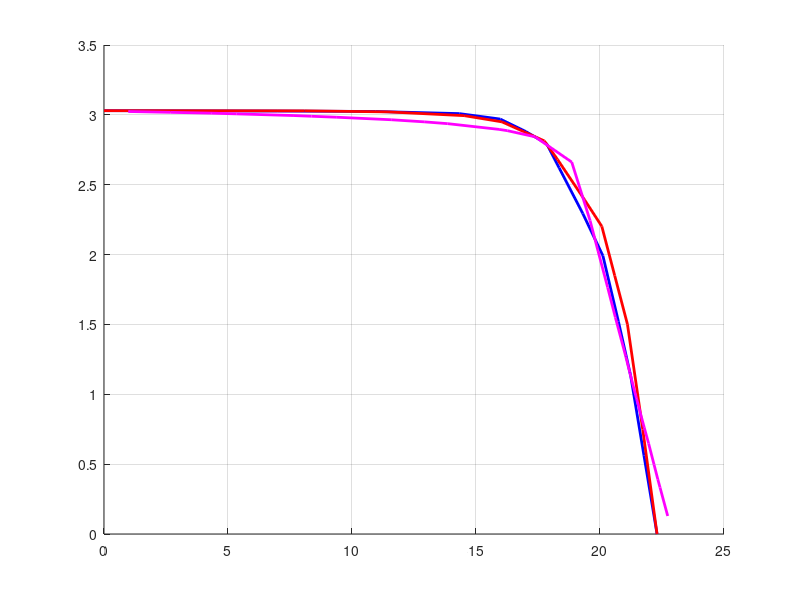

Source code (MATLAB): (Note: this script raises an error after producing the figure.)
% MATLAB Script: comparison of the 3 curves + experimental points
clear; clc; close all
%% 1) Plotting the three curves + experimental points
figure('Color','w','Position',[100 100 900 500]);
hold on; grid on;
% % Complete emulator
% V_complet = [
%     0
%     13.13;
%     18.31;
%     20.56;
%     21.88;
%     22.68;
%     23.52;
%     24.61;
%     25.46;
%     26.1;
%     26.69;
%     27.24;
%     27.52;
%     27.75;
%     28.18;
% 
%    ];
% 
% I_complet = [
%     4.12;
%     4.03;
%     3.96;
%     3.87;
%     3.72;
%     3.63;
%     3.38;
%     3;
%     2.7;
%     2.19;
%     1.72;
%     0.99;
%     0.59;
%     0.26;
%     0;
% ];
% % Complete emulator - KC85TS
% V_complete = [
%     0
%     13.20;
%     14.49;
%     15.37;
%     16.52;
%     17.29;
%     18.48;
%     19.51;
%     20.11;
%     20.73;
%     21.23;
%     21.55
%     21.7
% ];
% 
% I_complete = [
%     5.34
%     5.33;
%     5.31;
%     5.28;
%     5.15;
%     5.04;
%     4.29;
%     3.60;
%     2.77;
%     1.85;
%     0.89;
%     0.29
%     0
% ];
% Complete emulator - Uni‑Solar ES‑62T (S = 1000 W/m^2 and T = 25°C)
% V_complete = [
%     0;
%     9.063915;
%     10.677806;
%     12.169374;
%     13.542478;
%     15.171309;
%     16.019594;
%     16.904531;
%     17.930962;
%     18.904875;
%     20.006903;
%     20.9;
% ];
% 
% I_complete = [
%     5.06;
%     4.823837;
%     4.712195;
%     4.598453;
%     4.414268;
%     4.023467;
%     3.644424;
%     3.249001;
%     2.790355;
%     2.093971;
%     1.085319;
%     0;
% ];

% Complete emulator - Renogy RNG-50DB-H (S = 1000 W/m^2 and T = 25°C)
% V_complete = [
%     0;
%     7.320326;
%     11.047176;
%     14.633799;
%     16.772703;
%     18.451015;
%     19.458088;
%     20.484665;
%     21.060669;
%     21.505325;
%     22.052029;
%     22.6;
% ];
% I_complete = [
%     2.92;
%     2.915389;
%     2.912366;
%     2.899004;
%     2.849638;
%     2.713782;
%     2.405523;
%     2.079475;
%     1.663485;
%     1.332226;
%     0.665934;
%     0;
% ];

% Complete emulator - ME Solar MESM-50W (S = 1000 W/m^2 and T = 25°C)
V_complete = [
    0;
    6.993855;
    10.947917;
    14.322508;
    15.97874;
    17.005857;
    17.847771;
    18.351051;
    19.306019;
    20.117302;
    20.741932;
    21.237494;
    21.773888;
    22.3;
];

I_complete = [
    3.03;
    3.027369;
    3.02415;
    3.009032;
    2.969837;
    2.880805;
    2.793502;
    2.621022;
    2.293747;
    1.991315;
    1.521222;
    1.131808;
    0.559949;
    0;
];

h1 = plot(V_complete,  I_complete,   '-b',  'LineWidth',2);     

% % Simple emulator 
% V_simple = [
%     0
%     15.59;
%     17.23;
%     18.55;
%     19.60;
%     20.42;
%     21.61;
%     22.88;
%     24.18;
%     25.40;
%     26.10;
%     26.69;
%     27.49;
%     27.97
%     28.18;
% ];
% 
% I_simple = [
%     4.12;
%     4.08;
%     4.06;
%     4.03;
%     3.98;
%     3.94;
%     3.80;
%     3.63;
%     3.18;
%     2.76;
%     2.27;
%     1.84;
%     0.87;
%     0.26;
%     0;
% ];
% % Simple emulator - KC85TS
% V_simple = [
%     0
%     13.24;
%     14.25;
%     15.19;
%     15.95;
%     17.23;
%     18.29;
%     19.49;
%     20.09;
%     20.62;
%     21.11;
%     21.58
%     21.7
% ];
% 
% I_simple = [
%     5.34
%     5.31;
%     5.29;
%     5.26;
%     5.20;
%     5.04;
%     4.61;
%     4.06;
%     3.36;
%     2.71;
%     1.48;
%     0.29
%     0
% ];

% Simple emulator - Uni‑Solar ES‑62T (S = 1000 W/m^2 and T = 25°C)
% V_simple = [
%     0;
%     10.14;
%     11.60;
%     12.88;
%     14.14;
%     14.96;
%     16.69;
%     17.92;
%     18.90;
%     19.91;
%     20.49;
%     21;
% ];
% 
% I_simple = [
%     5.1;
%     4.81;
%     4.69;
%     4.53;
%     4.29;
%     4.11;
%     3.39;
%     2.87;
%     2.22;
%     1.31;
%     0.61;
%     0;
% ];

% Simple emulator - Renogy RNG-50DB-H – 50 W (S = 1000 W/m^2 and T = 25°C)
% V_simple = [
%     0;
%     6.817072;
%     11.080575;
%     15.057276;
%     16.803661;
%     17.610468;
%     18.552885;
%     19.459518;
%     20.528112;
%     21.02478;
%     21.487143;
%     22.002245;
%     22.6;
% ];
% I_simple = [
%     2.92;
%     2.919855;
%     2.918193;
%     2.894286;
%     2.843843;
%     2.780185;
%     2.695215;
%     2.44177;
%     2.114295;
%     1.793764;
%     1.483582;
%     0.796883;
%     0;
% ];

% Simple emulator - ME Solar MESM-50W (S = 1000 W/m^2 and T = 25°C)
V_simple = [
    0;
    8.08962;
    11.45164;
    14.526568;
    16.046844;
    16.94203;
    17.753181;
    18.2904;
    19.387537;
    20.072838;
    20.594084;
    21.106194;
    21.724693;
    22.3;
];

I_simple = [
    3.03;
    3.028738;
    3.021295;
    2.99427;
    2.949897;
    2.878464;
    2.813736;
    2.679999;
    2.389157;
    2.202046;
    1.848619;
    1.501389;
    0.7471;
    0;
];

h2 = plot(V_simple, I_simple, '-r', 'LineWidth',2);  % plot simple exponential model

% % Commercial emulator
% V_commercial = [
%     0;
%     1.43;
%     4.82;
%     9.5;
%     15.9;
%     18.72;
%     19.9;
%     20.51;
%     22.06;
%     23.07;
%     23.95;
%     24.58;
%     24.79;
%     25.39;
%     25.90;
%     26.43;
%     27.00;
%     27.57;
%     28.09;
%     28.18;
%    ];
% 
% I_commercial = [
%     4.12;
%     4.11;
%     4.09;
%     4.05;
%     3.97;
%     3.89;
%     3.85;
%     3.83;
%     3.73;
%     3.61;
%     3.37;
%     2.96;
%     2.79;
%     2.3;
%     1.87;
%     1.44;
%     0.97;
%     0.5;
%     0.07;
%     0;
% 
% ];
% Commercial emulator - Uni‑Solar ES‑62T (S = 1000 W/m^2 and T = 25°C)
% V_commercial = [
%     0;
%     3.05;
%     5.95;
%     7.42;
%     10.72;
%     11.25;
%     12.2;
%     12.93;
%     13.54;
%     14.22;
%     14.28;
%     14.6;
%     14.9;
%     15.08;
%     15.31;
%     15.63;
%     15.84;
%     16.05;
%     16.26;
%     16.46;
%     16.71;
%     17.02;
%     17.31;
%     17.54;
%     17.7;
%     18;
%     18.54;
%     19.01;
%     19.56;
%     20.02;
%     20.5;
%     20.94;
%     21.00;
% ];
% 
% I_commercial = [
%     5.02;
%     4.99;
%     4.89;
%     4.82;
%     4.61;
%     4.57;
%     4.48;
%     4.40;
%     4.32;
%     4.22;
%     4.21;
%     4.15;
%     3.99;
%     3.89;
%     3.76;
%     3.68;
%     3.59;
%     3.51;
%     3.43;
%     3.35;
%     3.22;
%     3.09;
%     2.95;
%     2.82;
%     2.70;
%     2.54;
%     2.23;
%     1.97;
%     1.58;
%     1.24;
%     0.86;
%     0.51;
%     0.46;
% ];

% Commercial emulator - Renogy RNG-50DB-H – 50 W (S = 1000 W/m^2 and T = 25°C)
% V_commercial = [
%     0.501;
%     1.23;
%     2.7;
%     3.14;
%     4.63;
%     5.6;
%     6.1;
%     7.6;
%     8.7;
%     9.3;
%     10.81;
%     11.26;
%     12.34;
%     13.1;
%     14.7;
%     15.65;
%     15.81;
%     16.32;
%     16.47;
%     16.81;
%     16.96;
%     17.36;
%     17.68;
%     17.73;
%     17.91;
%     18.24;
%     18.37;
%     18.63;
%     18.88;
%     18.97;
%     19.12;
%     19.4;
%     19.52;
%     19.68;
%     19.78;
%     19.84;
%     20.05;
%     20.24;
%     20.44;
%     20.65;
%     20.82;
%     21.08;
%     21.18;
%     21.41;
%     21.6;
%     21.8;
%     22.05;
%     22.21;
%     22.43;
%     22.62;
%     22.8;
%     23.0;
%     23.15;
% ];
% I_commercial = [
%     2.92;
%     2.92;
%     2.91;
%     2.91;
%     2.9;
%     2.9;
%     2.9;
%     2.89;
%     2.88;
%     2.88;
%     2.87;
%     2.87;
%     2.86;
%     2.85;
%     2.83;
%     2.82;
%     2.81;
%     2.804;
%     2.801;
%     2.793;
%     2.789;
%     2.776;
%     2.766;
%     2.763;
%     2.755;
%     2.738;
%     2.73;
%     2.71;
%     2.69;
%     2.678;
%     2.66;
%     2.594;
%     2.55;
%     2.48;
%     2.411;
%     2.372;
%     2.229;
%     2.093;
%     1.955;
%     1.805;
%     1.686;
%     1.505;
%     1.435;
%     1.272;
%     1.136;
%     1.001;
%     0.823;
%     0.709;
%     0.558;
%     0.426;
%     0.301;
%     0.157;
%     0.056;
% ];

% Commercial emulator - ME Solar MESM-50W – 50 W (S = 1000 W/m^2 and T = 25°C)
V_commercial = [
    0.978;
    2.693;
    4.348;
    5.35;
    7.66;
    8.37;
    9.39;
    11.58;
    12.91;
    13.86;
    15.93;
    16.26;
    17.38;
    18.86;
    19.6;
    19.92;
    20.31;
    20.62;
    21.04;
    21.2;
    21.47;
    21.78;
    21.96;
    22.18;
    22.33;
    22.42;
    22.73;
];

I_commercial = [
    3.024;
    3.018;
    3.012;
    3.007;
    2.995;
    2.99;
    2.983;
    2.965;
    2.95;
    2.937;
    2.896;
    2.887;
    2.843;
    2.662;
    2.243;
    2.026;
    1.764;
    1.55;
    1.27;
    1.156;
    0.971;
    0.764;
    0.648;
    0.496;
    0.392;
    0.333;
    0.129;
];

h3 = plot(V_commercial, I_commercial, '-m', 'LineWidth', 2);  % plot commercial emulator

% % Real panel data
% tension_orig = [
%     4.440892098500626e-16;
%     2.748058671268336;
%     4.726056945642801;
%     6.688955996548755;
%     8.531061259706648;
%     10.388265746333053;
%     12.215271786022441;
%     14.057377049180333;
%     15.89948231233823;
%     17.726488352027623;
%     19.432700603968943;
%     21.25970664365834;
%     22.81492666091458;
%     24.21915444348578;
%     25.351596203623835;
%     26.197152717860224;
%     26.77092320966351;
%     27.32959447799829;
%     27.722174288179477;
%     28.175150992234713
% ];
% 
% courant_orig = [
%     4.124478442280946;
%     4.118219749652294;
%     4.118219749652295;
%     4.124478442280946;
%     4.118219749652294;
%     4.118219749652294;
%     4.055632823365785;
%     4.055632823365784;
%     3.9993045897079256;
%     3.9993045897079265;
%     3.9993045897079256;
%     3.880389429763558;
%     3.6488178025034763;
%     3.235744089012516;
%     2.7162726008344906;
%     2.1842837273991638;
%     1.6648122392211393;
%     1.0764951321279526;
%     0.4819193324061164;
%     0.006258692628648532
% ];
% % Real panel data - KC85TS
% 
% V_pannel = [
%     0.022348;
%     2.805293;
%     5.094829;
%     6.772498;
%     8.805455;
%     10.463411;
%     12.397684;
%     14.430690;
%     15.378120;
%     16.029497;
%     16.384810;
%     16.661175;
%     16.878341;
%     17.075832;
%     17.253636;
%     17.470986;
%     17.629138;
%     17.886134;
%     18.103669;
%     18.341001;
%     18.736670;
%     18.875183;
%     19.112663;
%     19.271036;
%     19.429519;
%     19.607825;
%     19.805966;
%     20.004082;
%     20.261777;
%     20.400719;
%     20.777558;
%     21.115022;
%     21.333500;
%     21.472663;
%     21.611790
% ];
% 
% I_pannel = [
%     5.206208;
%     5.190956;
%     5.172038;
%     5.160649;
%     5.141763;
%     5.122924;
%     5.104050;
%     5.070257;
%     5.051506;
%     5.032791;
%     5.017840;
%     5.002899;
%     4.984239;
%     4.946947;
%     4.894751;
%     4.820190;
%     4.741909;
%     4.615169;
%     4.484708;
%     4.335610;
%     4.052331;
%     3.944239;
%     3.750421;
%     3.605059;
%     3.426158;
%     3.221167;
%     2.986360;
%     2.759006;
%     2.419843;
%     2.181317;
%     1.622264;
%     1.033402;
%     0.615983;
%     0.310376;
%     0.015949
% ];

% Real panel data - Uni‑Solar ES‑62T (S = 1000 W/m^2 and T = 25°C)
% V_pannel = [
%     0.02882096069869089;
%     0.8934497816593896;
%     1.9021834061135388;
%     2.786026200873363;
%     3.881222707423584;
%     5.0340611353711795;
%     6.052401746724891;
%     7.041921397379914;
%     7.9930131004366824;
%     9.14585152838428;
%     10.231441048034936;
%     11.211353711790395;
%     11.845414847161571;
%     12.546724890829696;
%     13.103930131004367;
%     13.584279475982532;
% 14.083842794759827;
%     14.535371179039304;
%     14.929257641921398;
%     15.265502183406111;
%     15.668995633187771;
%     16.034061135371175;
%     16.379912663755455;
%     16.764192139737993;
%     17.177292576419212;
%     17.619213973799127;
%     18.137991266375543;
%     18.656768558951967;
%     19.09868995633188;
%     19.636681222707423;
%     20.165065502183403;
%     20.57816593886463;
%     20.943231441048034
% ];
% 
% I_pannel = [
%     5.0629729729729736;
%     5.027837837837839;
%     4.98918918918919;
%     4.954054054054055;
%     4.908378378378379;
%     4.862702702702704;
%     4.8205405405405415;
%     4.781891891891893;
%     4.72918918918919;
%     4.672972972972974;
%     4.616756756756757;
%     4.567567567567568;
%     4.532432432432433;
%     4.4972972972972975;
%     4.448108108108109;
%     4.391891891891893;
%     4.32864864864865;
%     4.247837837837839;
%     4.152972972972973;
%     4.058108108108109;
%     3.921081081081082;
%     3.7735135135135143;
%     3.5978378378378384;
%     3.3940540540540547;
%     3.1270270270270273;
%     2.8459459459459464;
%     2.4629729729729735;
%     2.0483783783783784;
%     1.6724324324324327;
%     1.191081081081081;
%     0.7378378378378381;
%     0.3478378378378384;
%     0.007027027027026733
% ];

% Real panel data - Renogy RNG-50DB-H – 50 W (S = 1000 W/m^2 and T = 25°C)
% V_pannel = [ 
%     0.061238999661659355;
%     3.0378744826113886;
%     6.06593628879359;
%     9.019207316748718;
%     11.551928051656516;
%     12.757528558290698;
%     13.855704699997231;
%     14.771648303222042;
%     15.865224726830606;
%     16.729902361354295;
%     17.664819810269254;
%     18.450378783493765;
%     19.100584026063657;
%     19.605999152099663;
%     20.04147065780234;
%     20.416281613412224;
%     20.80544927623029;
%     21.20426937792104;
%     21.462738787922408;
%     21.777746419471736;
%     22.02257696007481;
%     22.272296443566514;
%     22.475133634590215;
%     22.579352135807298
% ];
% I_pannel = [
%     2.9194630872527965;
%     2.9194630872527965;
%     2.915548098563706;
%     2.915548098563706;
%     2.913870246173136;
%     2.9149888143223963;
%     2.9077181208521656;
%     2.8987695749913653;
%     2.879753914787145;
%     2.848993288182294;
%     2.794742729109542;
%     2.7125279639717688;
%     2.6045861294008548;
%     2.4854586130039786;
%     2.342281879231173;
%     2.1851230434259357;
%     1.9737136465477885;
%     1.713087248101959;
%     1.4787472036639384;
%     1.170022371466326;
%     0.8747203580599141;
%     0.5447427290262028;
%     0.23937360194308832;
%     0.012304250975298636
% ];

% Real panel data - ME Solar MESM-50W (S = 1000 W/m^2 and T = 25°C)
% V_pannel = [
%     0.1345090408816909;
%     3.9418622020801637;
%     7.1102974135229875;
%     10.316096247185497;
%     13.219249737750683;
%     14.493349274149194;
%     15.386339859898216;
%     16.114930504317343;
%     16.794948437178412;
%     17.542220892707384;
%     18.26333881312798;
%     18.943356748216104;
%     19.39172022153349;
%     19.65700194241112;
%     19.90733821529171;
%     20.228665369498877;
%     20.51636526682619;
%     20.882528769478625;
%     21.1702286645789;
%     21.446719472567864;
%     21.71200119344551;
% ];
% 
% I_pannel = [
%     3.0107092341738317;
%     2.9969690844678114;
%     2.9832289352435426;
%     2.970297029807906;
%     2.9614063447606873;
%     2.9533239039838524;
%     2.9533239035021017;
%     2.9525156597134687;
%     2.932309557771381;
%     2.880581935547086;
%     2.7868256213795988;
%     2.643766417317217;
%     2.503940189854619;
%     2.3099616083200765;
%     2.122448979503352;
%     1.8508789653549917;
%     1.5663770457709956;
%     1.1840775911493435;
%     0.8163265305040968;
%     0.4598908867537168;
%     0.030713275530074746;
% ];


h4 = plot(V_pannel, I_pannel, 'ko', ...      % plot real panel data
          'MarkerSize',6, 'MarkerFaceColor','k');
xlabel('Voltage (V)', 'FontSize', 30);
ylabel('Current (A)', 'FontSize', 30); 

xlim([0 25]); 
ylim([0 3.5]); 

legend([h1 h2 h3 h4], ...
       {'Open-source emulator single-diode model', 'Open-source emulator simplified exp. model', 'Commercial emulator', 'Real panel data'}, ...
       'Location','best');
% Font settings for axis ticks
set(gca, 'FontSize', 30); % Adjusted font size based on your image
% Apply Times New Roman font to all text elements
set(findall(gcf, '-property','FontName'),'FontName','Times New Roman');
set(findall(gca, '-property','FontName'),'FontName','Times New Roman');
hold off; % Release the plot
